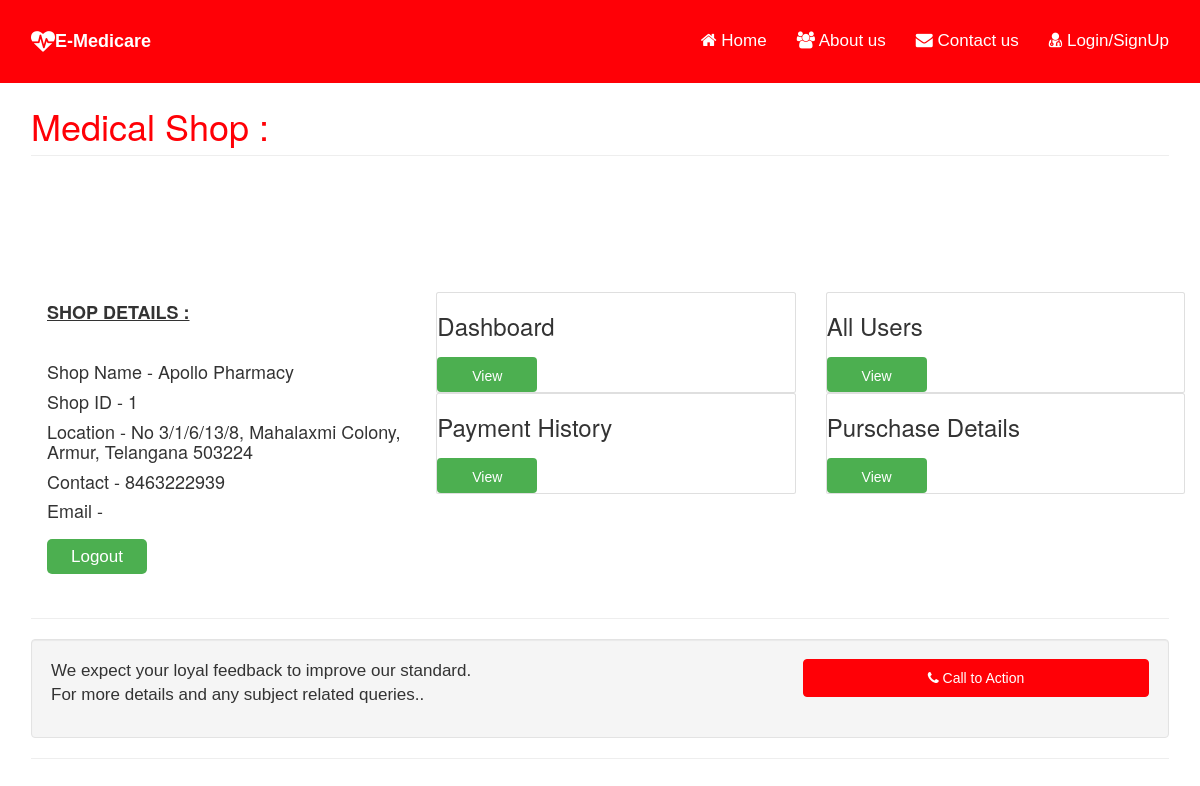
Page /shopindex.php on the committed database.
### tables this page shows
CREATE TABLE `shopdetails` (
  `shopid` int(11) NOT NULL,
  `name` varchar(500) NOT NULL,
  `location` varchar(1000) NOT NULL,
  `contact` varchar(100) NOT NULL,
  `email` varchar(500) NOT NULL,
  `password` varchar(500) NOT NULL
);

### shopindex.php (the view, shortened to what this page needs)
<!DOCTYPE html>
<html lang="en">
<?php include"head.php";?>
<?php
include 'connect.php';
$query = "select * from shopdetails";
$data = mysqli_query($conn, $query);
if ($data) {
  $object = $data->fetch_object();
  $name = $object->name;
  $shopid = $object->shopid;
  $location = $object->location;
  $contact = $object->contact;
  $email = $object->email;
}
?>
<body>
<?php include"top_nav.php";?>
    <div class="container">
		<section id="services" class="services">
        <div class="row">
            <div class="col-lg-12">
                <h1 class="page-header text-primary">
                  Medical Shop :
                </h1>
            </div>
        </div>
		</section>
		<main id="main">
    <section id="team" class="team">
      <div class="container" style="margin-top: 100px;">
        <div class="row">
          <div class="col-lg-4" style="background-color: transparent;">
            <div class="member" data-aos="zoom-in">
              <div class="member-info">
			  <h4><b><u>SHOP DETAILS :</b></u></h4><br>
                <h4>Shop Name - <?php echo $name; ?> </h4>
                <h4>Shop ID - <?php echo $shopid; ?> </h4>
				<h4>Location - <?php echo $location; ?> </h4>
				<h4>Contact - <?php echo $contact; ?> </h4>
				<h4>Email - <?php echo $email; ?> </h4>
                <div><a href="index.php"><button>Logout</button></a></div>
              </div>
            </div>
          </div>
          <div class="col-lg-8">
            <div class="row">
              <div class="col-sm-6">
                <div class="card">
                  <h3>Dashboard</h3>
                  <form action="dashboard.php">
                    <button class="btn btn-secondary" name="dashboard">View</button>
                  </form>
                </div>
              </div>
              <div class="col-sm-6">
                <div class="card">
                  <h3>All Users</h3>
                  <form action="userdetails.php">
                    <button class="btn btn-secondary" name="userdetails">View</button>
                  </form>
                </div>
              </div>
              <div class="col-sm-6">
                <div class="card">
                  <h3>Payment History</h3>
                  <form action="paymenthist.php">
                    <button class="btn btn-secondary" name="paymenthist">View</button>
                  </form>
                </div>
              </div>
              <div class="col-sm-6">
                <div class="card">
                  <h3>Purschase Details</h3>
                  <form action="purchasehist.php">
                    <button class="btn btn-secondary" name="purchasehist">View</button>
                  </form>
                </div>
              </div>
            </div>
            <br>
          </div>
    </section>
  </main>
        <hr>
        <div class="well">
            <div class="row">
                <div class="col-md-8">
                    <p>We expect your loyal feedback to improve our standard.<br>For more details and any subject related queries..</p>
                </div>
                <div class="col-md-4">
                    <a class="btn btn-primary btn-block" href="contact.php"><i class="fa fa-phone"></i> Call to Action</a>
                </div>
            </div>
        </div>
        <hr>
    </div>
</body>
</html>

### css/modern-business.css (style rules this page uses)
html, body { height: 100%; }
body { padding-top: 50px; }
p,li { font-size:17px; }
.navbar-default,.panel-heading,.btn-primary { background-color:#ff0006 !important; border-color:#ff0006 !important; }
.text-primary { color:#ff0006 !important; }
.card { position: relative; display: -ms-flexbox; display: flex; -ms-flex-direction: column; flex-direction: column; min-width: 0; word-wrap: break-word; background-color: #fff; background-clip: border-box; border: 1px solid rgba(0,0,0,.125); border-radius: .25rem; }

### top_nav.php (style rules this page uses)
body { font-family: Arial, Helvetica, sans-serif; }
button { background-color: #4CAF50; color: white; font-size: 17px; margin: 8px 0; border: none; cursor: pointer; height: 35px; width: 100px; border-radius: 5px; }
.container { padding: 16px; }

### rows in the picture
shopdetails: name "Apollo Pharmacy", shopid "1", location "No 3/1/6/13/8, Mahalaxmi Colony, Armur, Telangana 503224", contact "8463222939"
